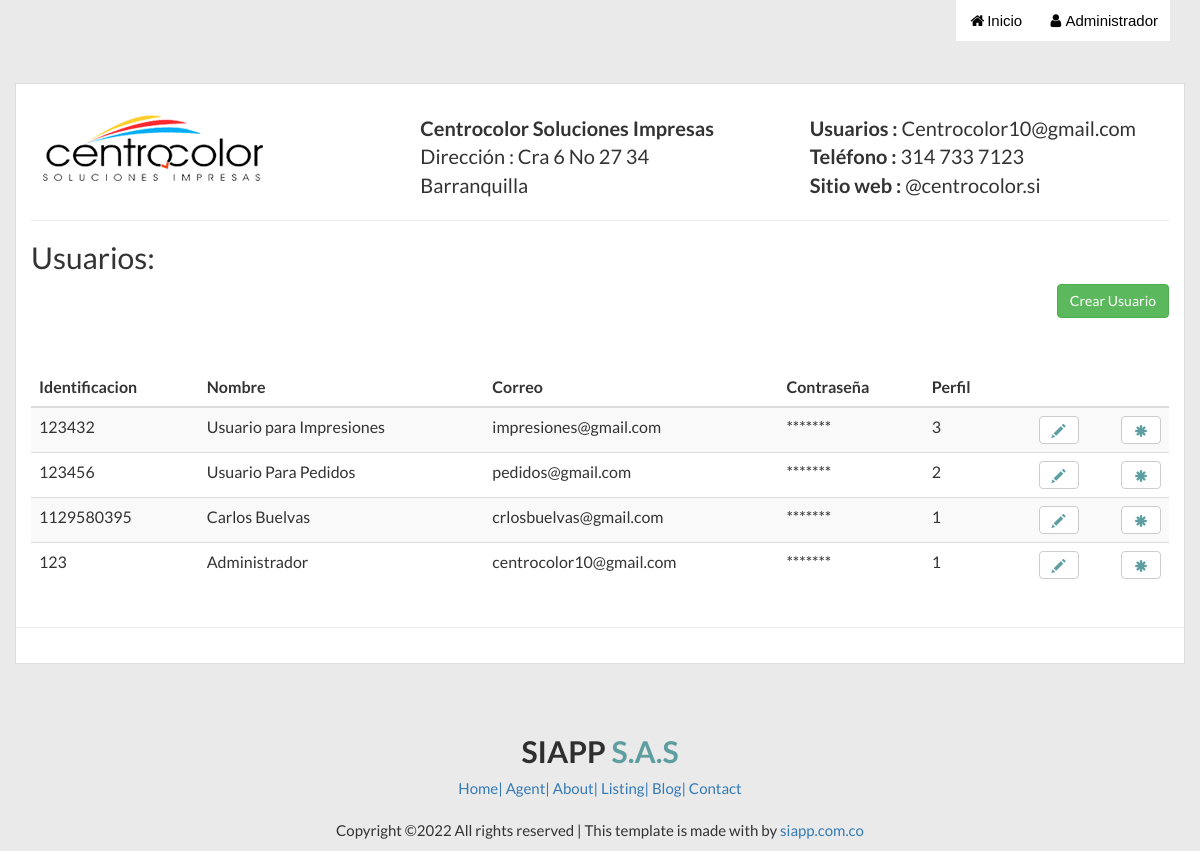
/usuarios.php (signed in), run on the app's committed database.
### tables this page shows
CREATE TABLE `perfil` (
  `id` int(11) NOT NULL,
  `nombre_comercial` varchar(255) NOT NULL,
  `propietario` varchar(255) NOT NULL,
  `telefono` varchar(30) NOT NULL,
  `direccion` varchar(255) NOT NULL,
  `email` varchar(64) NOT NULL,
  `web` varchar(100) NOT NULL,
  `tax` smallint(6) NOT NULL
);

CREATE TABLE `usuarios` (
  `id` int(20) NOT NULL,
  `nombre` varchar(100) NOT NULL,
  `identificacion` int(11) NOT NULL,
  `email` varchar(100) NOT NULL,
  `password` varchar(50) NOT NULL,
  `perfil` int(11) NOT NULL
);

### usuarios.php (the view, shortened to what this page needs)
<?php
	require_once ("config/conexion2.php");
	$query_perfil=mysqli_query($con,"select * from perfil where id=1");
	$rw=mysqli_fetch_assoc($query_perfil);
?>
<html>
<head>
    <?php  include('meta.php'); ?>
</head>
<body>
	<?php  include('nav.php'); ?>
<div class="container outer-section" >
        <div id="print-area">
            <div class="row pad-top font-big">
                <div class="col-lg-4 col-md-4 col-sm-4">
                  <a href="#"> <img src="assets/img/logo.png" alt="Logo" /></a>
                </div>
				<div class="col-lg-4 col-md-4 col-sm-4">
                    <strong><?php echo $rw['nombre_comercial'];?></strong>
                    <br />
                    Dirección : <?php echo $rw['direccion'];?>
                </div>
                <div class="col-lg-4 col-md-4 col-sm-4">
                    <strong>Usuarios : </strong> <?php echo $rw['email'];?>
                    <br />
                    <strong>Teléfono :</strong> <?php echo $rw['telefono'];?> <br />
					<strong>Sitio web :</strong> <?php echo $rw['web'];?>
                </div>
        	</div>
        	<hr />
        	<h2>Usuarios:</h2>
        	<div class="row pad-bottom  pull-right">
	            <div class="col-lg-12 col-md-12 col-sm-12">
	                <button type="button" class="btn btn-success" data-toggle="modal" data-target="#myModal">Crear Usuario</button>
	            </div>
	        </div>
            <div class="row">
                <div class="col-lg-12 col-md-12 col-sm-12">
                    <div class="table-responsive">
                        <table class="table table-striped  table-hover"  id='detalle'>
                            <thead>
                                <tr>
									<th class='text-left'>Identificacion</th>
                                    <th class='text-left'>Nombre</th>
                                    <th class='text-left'>Correo</th>
                                    <th class='text-left'>Contraseña</th>
                                    <th class='text-left'>Perfil</th>
									<th class='text-right'></th>
									<th class='text-right'></th>
                                </tr>
                            </thead>
                            <tbody>
                            <?php
							$query=mysqli_query($con,"SELECT * FROM usuarios ORDER BY id DESC");
							while($row=mysqli_fetch_array($query)){
                            ?>
                            <tr>
								<td class='text-left'><?php echo $row['identificacion'];?></td>
								<td class='text-left'><?php echo $row['nombre'];?></td>
								<td class='text-left'><?php echo $row['email'];?></td>
								<td class='text-left'>*******</td>
								<td class='text-left'><?php echo $row['perfil'];?></td>
								<td class='text-right'><button type="button" class="btn btn-default" data-toggle="modal" data-target="#myModal2"  onclick="DateUsuario(<?php echo $row['id'];?>)" ><span class="glyphicon glyphicon-pencil"></span></button>
								</td>
								<td class='text-right'><button type="button" class="btn btn-default" data-toggle="modal" data-target="#myModal3"  onclick="DatePass(<?php echo $row['id'];?>)" ><span class="glyphicon glyphicon-Asterisk"></span></button>
								</td>
							</tr>
							<?php } ?>
                            </tbody>
                        </table>
                    </div>
                </div>
            </div>
            <div class="row"><hr /></div>
      </div>
</div>
<?php  include('footer.php'); ?>
</body>
</html>

### meta.php (shortened to what this page needs)
<link href="assets/css/bootstrap.css" rel="stylesheet" />
<link href="assets/css/style.css" rel="stylesheet" />
<link href="https://cdnjs.cloudflare.com/ajax/libs/select2/4.0.2/css/select2.min.css" rel="stylesheet" />
<link rel="stylesheet" href="https://cdnjs.cloudflare.com/ajax/libs/font-awesome/4.7.0/css/font-awesome.min.css">
<link rel="stylesheet" type="text/css" href="https://cdn.datatables.net/1.11.5/css/jquery.dataTables.css">
<link rel="stylesheet" href="assets/css/estylss.scss" type="text/css">

### nav.php (shortened to what this page needs)
<link rel="stylesheet" href="https://cdnjs.cloudflare.com/ajax/libs/font-awesome/4.7.0/css/font-awesome.min.css">
<div class="container " >
	<div class="row">
	  <div class="col-md-12">
	  <div id="header">
			<ul class="nav">
				<li><a href="index.php"><i class="fa fa-fw fa-home"></i>Inicio</a></li>
				<li><a href="#"><i class="fa fa-fw fa-user"></i><?php echo $_SESSION['nombre'];?></a>
				</li>
			</ul>
		</div>
	  </div>
	</div>
</div><br>

### footer.php (shortened to what this page needs)
<section class="ftco-section">
<div class="container">
<div class="row justify-content-center">
<div class="col-md-6 text-center">
</div>
</div>
</div>
</section>
<footer class="footer-07" style="margin-top: 50px;">
<div class="container">
<div class="row justify-content-center">
<div class="col-md-12 text-center">
<h2 class="footer-heading font-weight-bolder text-info text-gradient">SIAPP<span> S.A.S</span></h2>
<p class="menu">
<a href="#">Home|</a>
<a href="#">Agent|</a>
<a href="#">About|</a>
<a href="#">Listing|</a>
<a href="#">Blog|</a>
<a href="#">Contact</a>
</p>
</div>
</div>
<div class="row mt-5">
<div class="col-md-12 text-center">
<p class="copyright">
Copyright &copy;<script>document.write(new Date().getFullYear());</script> All rights reserved | This template is made with <i class="ion-ios-heart" aria-hidden="true"></i> by <a href="#" target="_blank">siapp.com.co</a>
</p>
</div>
</div>
</div>
</footer>
</body>
</html>

### assets/css/style.css (style rules this page uses)
body { font-family: 'Lato', sans-serif; font-size:15px; background-color: #EAEAEA; }
.pad-top { padding-top:30px; }
.pad-bottom { padding-bottom:50px; }
.font-big { font-size:20px; }
.outer-section { border:1px solid #dedede; background-color: #fff; margin-top:20px; }
.text-gradient { background-clip: text; -webkit-background-clip: text; position: relative;z-index: 1; }
.text-info { color: #141414e0 !important; }
.font-weight-bolder { font-weight: 700 !important; }
span { color: cadetblue; }
a { text-decoration: none; }
a { transition: background-color .5s; }
a:link, a:visited, a:active { text-decoration:none; }
#header { margin:auto; width:auto; font-family:Arial, Helvetica, sans-serif; height: 24px; padding-bottom: 15px; }
ul, ol { list-style:none; float: right; }
.nav > li { float:left; }
.nav li a { background-color:#fff; color:#000; text-decoration:none; padding:10px 12px; display:block; }

### data on the page
perfil: nombre_comercial "Centrocolor Soluciones Impresas", direccion "Cra 6 No 27 34 Barranquilla", email "Centrocolor10@gmail.com", telefono "314 733 7123", web "@centrocolor.si"
usuarios: identificacion "123432", nombre "Usuario para Impresiones", email "impresiones@gmail.com", perfil "3"
usuarios: identificacion "123456", nombre "Usuario Para Pedidos", email "pedidos@gmail.com", perfil "2"
usuarios: identificacion "1129580395", nombre "Carlos Buelvas", email "crlosbuelvas@gmail.com", perfil "1"
usuarios: identificacion "123", nombre "Administrador", email "centrocolor10@gmail.com", perfil "1"

### other printed values
$_SESSION['nombre'] "Administrador"
